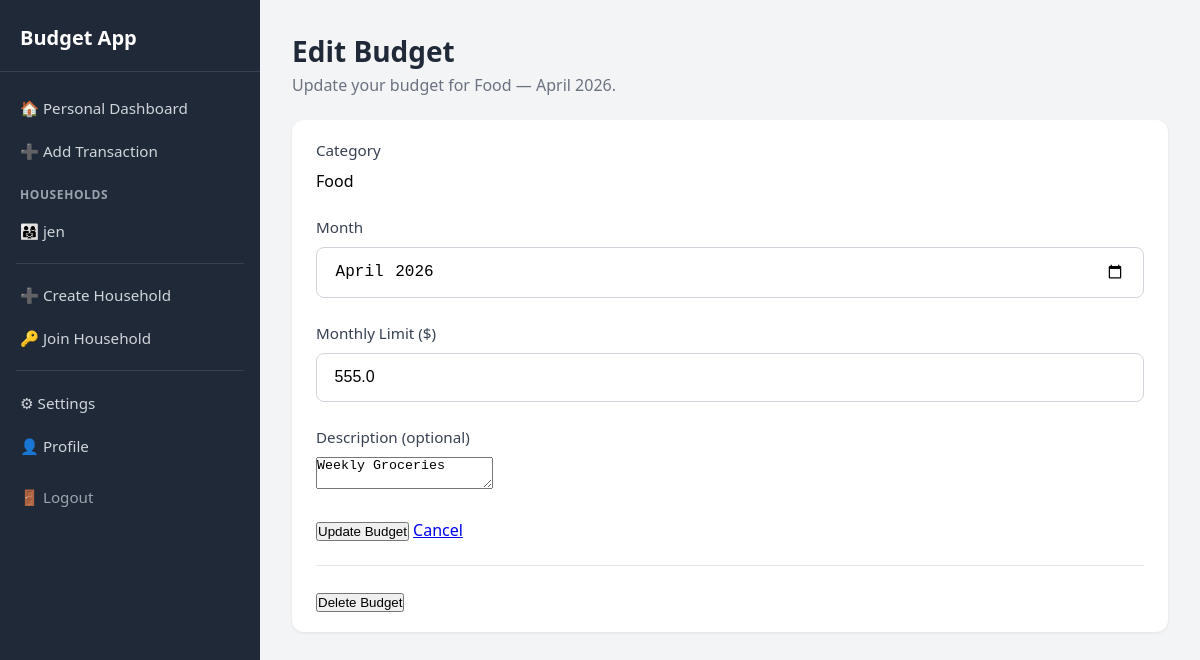
The page /budget/edit/1 (signed in) on the database its author committed.
### app/models.py (models this page shows, shortened)
class Household(db.Model):
    __tablename__ = "household"
    household_id = db.Column(db.Integer, primary_key=True)
    name = db.Column(db.String(120), nullable=False)
    invite_code = db.Column(db.String(50), unique=True, nullable=True)
    memberships = db.relationship("HouseholdMembership", back_populates="household", lazy=True)
    categories = db.relationship("Category", backref="household", lazy=True, foreign_keys="Category.household_id")
    transactions = db.relationship("Transaction", backref="household", lazy=True)
    budgets = db.relationship("Budget", backref="household", lazy=True)

class Category(db.Model):
    __tablename__ = "category"
    category_id = db.Column(db.Integer, primary_key=True)
    name = db.Column(db.String(80), nullable=False)
    user_id = db.Column(db.Integer, db.ForeignKey("user.id"), nullable=True)
    household_id = db.Column(db.Integer, db.ForeignKey("household.household_id"), nullable=True)
    parent_id = db.Column(db.Integer, db.ForeignKey('category.category_id'), nullable=True)
    is_system = db.Column(db.Boolean, default=False)
    subcategories = db.relationship("Category", backref=db.backref("parent", remote_side=[category_id]), lazy=True)
    transactions = db.relationship("Transaction", backref="category", lazy=True)

class Budget(db.Model):
    __tablename__ = "budget"
    budget_id = db.Column(db.Integer, primary_key=True)
    description = db.Column(db.String(255), nullable=True)
    month = db.Column(db.Date, nullable=False)
    limit_amount = db.Column(db.Float, nullable=False)
    category_id = db.Column(db.Integer, db.ForeignKey("category.category_id"), nullable=False)
    user_id = db.Column(db.Integer, db.ForeignKey("user.id"), nullable=True)
    household_id = db.Column(db.Integer, db.ForeignKey("household.household_id"), nullable=True)
    category = db.relationship("Category", backref="budgets", lazy=True)

### app/main/budget.py (the view, shortened to what this page needs)
@bp.route("/budget/edit/<int:budget_id>", methods=["GET", "POST"])
@login_required
def edit_budget(budget_id):
    budget = Budget.query.get_or_404(budget_id)
    if budget.user_id:
        if budget.user_id != current_user.id:
            abort(403)
    elif budget.household_id:
        if not current_user.is_member_of(budget.household):
            abort(403)
    else:
        abort(403)
    categories = Category.query.filter(
        Category.parent_id.is_(None),
        or_(Category.is_system == True, Category.user_id == current_user.id),
    ).order_by(Category.name).all()
    membership = HouseholdMembership.query.filter_by(user_id=current_user.id).first()
    return render_template(
        "edit_budget.html",
        budget=budget,
        categories=categories,
        has_household=(membership is not None),
    )

### app/models.py (called while the page is built)
    @property
    def households(self):
        return [m.household for m in self.memberships]

### app/templates/edit_budget.html (shortened to what this page needs)
{% extends "base.html" %}
{% block content %}
<h1 class="page-title">Edit Budget</h1>
<p class="page-subtitle">Update your budget for {{ budget.category.name }} — {{ budget.month.strftime('%B %Y') }}.</p>
<div class="card">
  <form method="POST" action="{{ url_for('main.edit_budget', budget_id=budget.budget_id) }}">
    <div class="form-group">
      <label>Category</label>
      <p style="margin: 0; font-weight: 500;">{{ budget.category.name }}</p>
    </div>
    <div class="form-group">
      <label for="month">Month</label>
      <input type="month" id="month" name="month" required
             value="{{ budget.month.strftime('%Y-%m') }}">
    </div>
    <div class="form-group">
      <label for="amount_limit">Monthly Limit ($)</label>
      <input type="number" id="amount_limit" name="amount_limit" step="0.01" min="0.01" required
             value="{{ budget.limit_amount }}">
    </div>
    <div class="form-group">
      <label for="description">Description (optional)</label>
      <textarea id="description" name="description" rows="2"
                placeholder="e.g., Monthly grocery allowance">{{ budget.description or '' }}</textarea>
    </div>
    <div class="form-actions">
      <button type="submit" class="btn-primary">Update Budget</button>
      {% if budget.household_id %}
      <a href="{{ url_for('main.household_dashboard', household_id=budget.household_id) }}" class="btn-secondary">Cancel</a>
      {% else %}
      <a href="{{ url_for('main.personal_dashboard') }}" class="btn-secondary">Cancel</a>
      {% endif %}
    </div>
  </form>
  <hr style="margin: 1.5rem 0; border: none; border-top: 1px solid #e5e7eb;">
  <form method="POST" action="{{ url_for('main.delete_budget', budget_id=budget.budget_id) }}" onsubmit="return confirm('Are you sure you want to delete this budget? This action cannot be undone.')">
    <button type="submit" class="btn-danger">Delete Budget</button>
  </form>
</div>
{% endblock %}

### app/templates/base.html (shortened to what this page needs)
<!DOCTYPE html>
<html lang="en">
<head>
  <link rel="stylesheet" href="{{ url_for('static', filename='css/styles.css') }}">
</head>
<body class="app-body">
<div class="app-container">
  <aside class="sidebar">
    <h2 class="sidebar-brand">Budget App</h2>
    <nav class="sidebar-nav">
      <a href="{{ url_for('main.personal_dashboard') }}" class="sidebar-link {% if request.endpoint == 'main.personal_dashboard' %}active{% endif %}">🏠 Personal Dashboard</a>
      <a href="{{ url_for('main.add_transaction') }}" class="sidebar-link {% if request.endpoint == 'main.add_transaction' %}active{% endif %}">➕ Add Transaction</a>
      {% if current_user.households %}
        <div class="sidebar-section-label">Households</div>
        {% for h in current_user.households %}
          <a href="{{ url_for('main.household_dashboard', household_id=h.household_id) }}" class="sidebar-link ">👨‍👩‍👧 {{ h.name }}</a>
        {% endfor %}
      {% endif %}
      <hr class="sidebar-hr">
      <a href="{{ url_for('main.create_household') }}" class="sidebar-link {% if request.endpoint == 'main.create_household' %}active{% endif %}">➕ Create Household</a>
      <a href="{{ url_for('main.join_household') }}" class="sidebar-link {% if request.endpoint == 'main.join_household' %}active{% endif %}">🔑 Join Household</a>
      <hr class="sidebar-hr">
      <a href="{{ url_for('main.settings') }}" class="sidebar-link {% if request.endpoint == 'main.settings' %}active{% endif %}">⚙ Settings</a>
      <a href="{{ url_for('main.profile') }}" class="sidebar-link {% if request.endpoint == 'main.profile' %}active{% endif %}">👤 Profile</a>
      <a href="{{ url_for('main.logout') }}" class="sidebar-link sidebar-link-logout">🚪 Logout</a>
    </nav>
  </aside>
  <main class="content">
    {% block content %}{% endblock %}
  </main>
</div>
</body>
</html>

### app/static/css/styles.css (style rules this page uses)
* { margin: 0; padding: 0; box-sizing: border-box; }
body { font-family: 'Segoe UI', system-ui, sans-serif; background: linear-gradient(135deg, #667eea 0%, #764ba2 100%); min-height: 100vh; display: flex; align-items: center; justify-content: center; padding: 20px; }
.form-group { margin-bottom: 1.6rem; }
label { display: block; margin-bottom: 0.6rem; color: #374151; font-weight: 500; font-size: 0.95rem; }
input { width: 100%; padding: 0.9rem 1.1rem; border: 1px solid #d1d5db; border-radius: 8px; font-size: 1rem; transition: all 0.2s; }
body.app-body { background: #f3f4f6; min-height: 100vh; display: block; padding: 0; align-items: stretch; justify-content: stretch; }
.app-container { display: flex; min-height: 100vh; }
.sidebar { width: 260px; min-width: 260px; background: #1f2937; color: #e5e7eb; padding: 1.5rem 0; display: flex; flex-direction: column; }
.sidebar-brand { font-size: 1.25rem; font-weight: 700; color: #fff; padding: 0 1.25rem 1.25rem; margin: 0; border-bottom: 1px solid #374151; }
.sidebar-nav { padding: 1rem 0; display: flex; flex-direction: column; gap: 0.25rem; }
.sidebar-link { display: block; padding: 0.6rem 1.25rem; color: #d1d5db; text-decoration: none; font-size: 0.95rem; transition: background 0.15s, color 0.15s; }
.sidebar-link-logout { margin-top: 0.5rem; color: #9ca3af; }
.sidebar-section-label { font-size: 0.75rem; font-weight: 600; text-transform: uppercase; letter-spacing: 0.05em; color: #9ca3af; padding: 0.75rem 1.25rem 0.25rem; }
.sidebar-hr { border: none; border-top: 1px solid #374151; margin: 0.5rem 1rem; }
.content { flex: 1; padding: 2rem; overflow-auto; }
.content .page-title { color: #1f2937; font-size: 1.75rem; margin-bottom: 0.25rem; }
.content .page-subtitle { color: #6b7280; font-size: 1rem; margin-bottom: 1.5rem; }
.content .card { background: #fff; border-radius: 12px; box-shadow: 0 1px 3px rgba(0,0,0,0.08); padding: 1.25rem 1.5rem; margin-bottom: 1.25rem; }

### rows shown on the page
Household: name "jen"
Category: category.name "Food"
Budget: month "April 2026", month "2026-04", amount_limit "555.0", description "Weekly Groceries"
